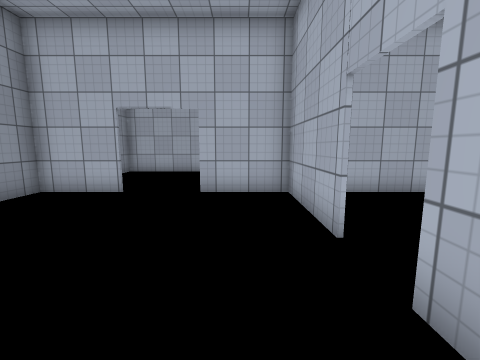
View 1 (above)

18 first-person views from a walk through a 3-D level made in the Unity game engine. The camera is 1.4 m above the floor, tilts 8° down and sees 90° across. The floor is counted in squares, 1 m on a side. Each view is taken from the middle of a square. On the plan, view 1 faces up. The plan holds only what a view shows up to about 13 squares ahead; the rest is blank. The place goes on beyond the plan. Some surface patterns are stand-ins.

View 2
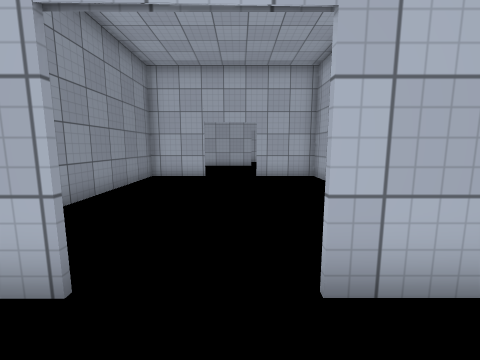

View 3
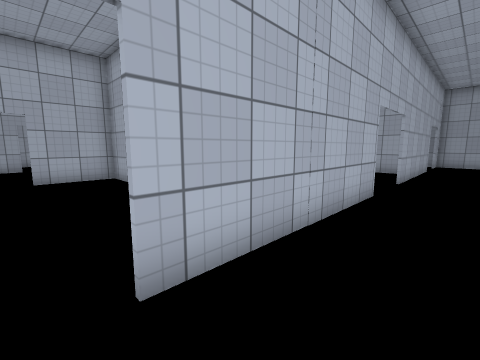

View 4
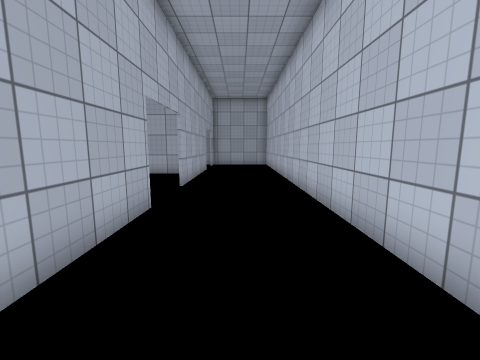

View 5
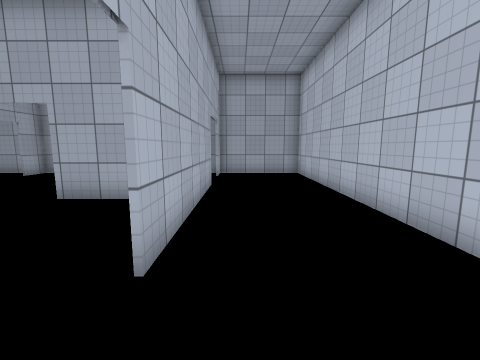

View 6
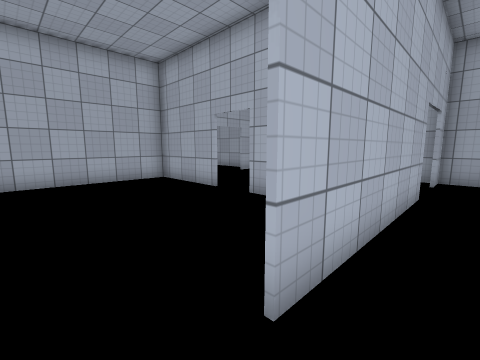

View 7
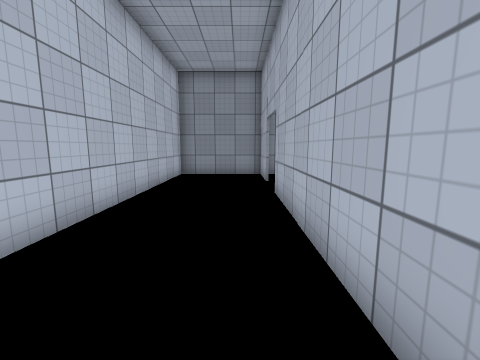

View 8
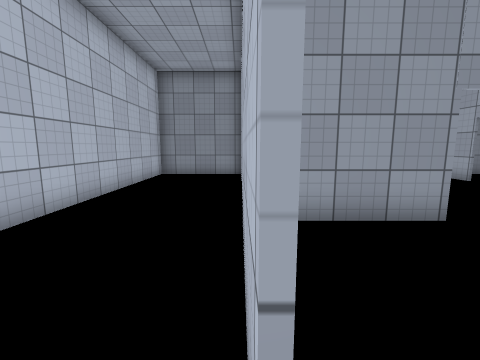

View 9
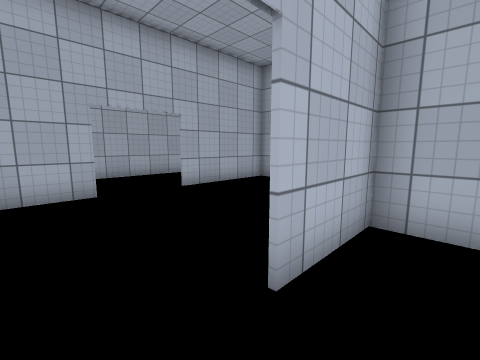

View 10
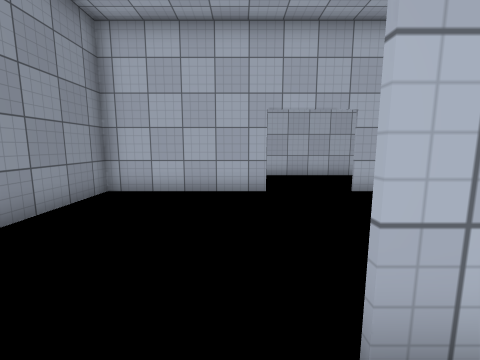

View 11
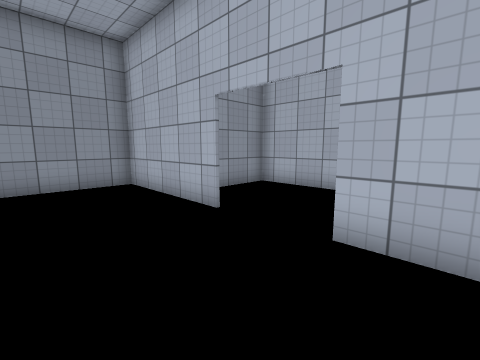

View 12
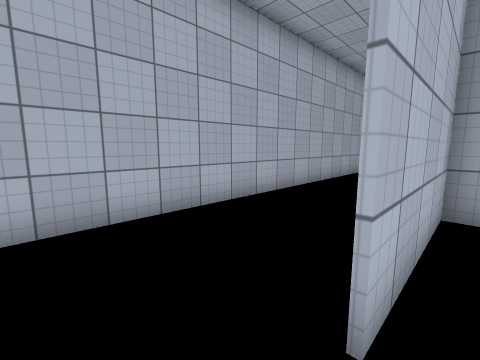

View 13
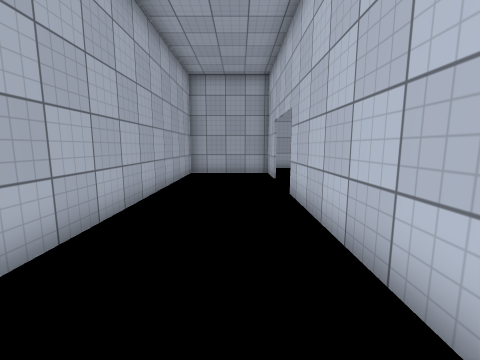

View 14
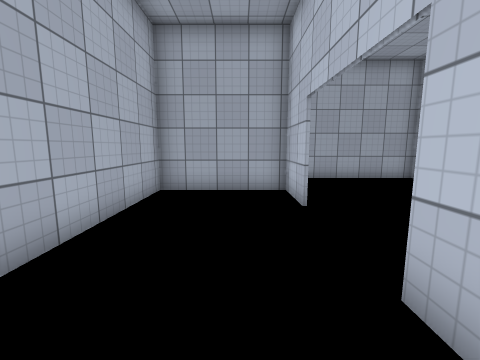

View 15
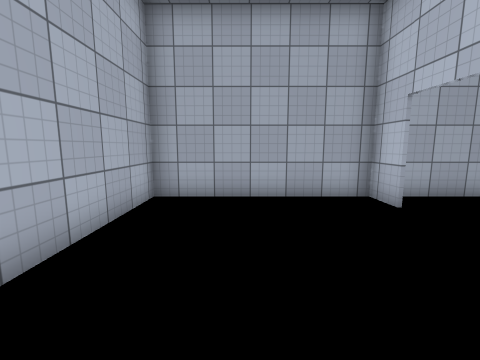

View 16
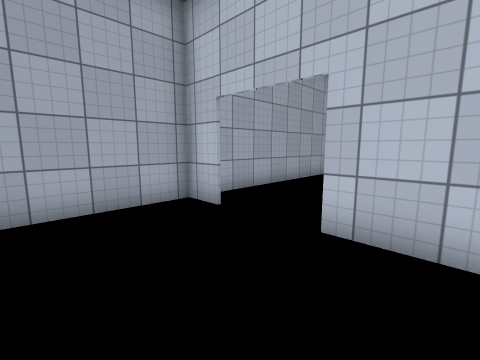

View 17
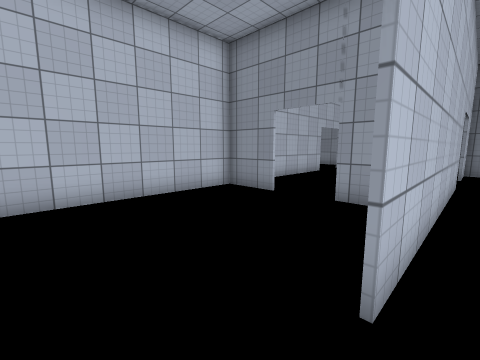

View 18
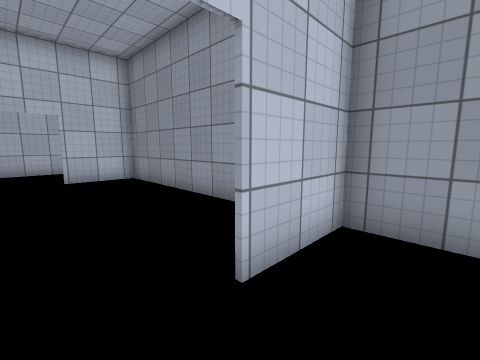

### Floor plan
Points are (right, up) in squares from view 1. A wall is a line through its corners. A room is listed if a view was taken in it or the views show most of it. See-through windows are left out.
Room 1 (views 1, 9, 10)
walls: (1.5, 3.5) (1.5, 7.3) (-1.2, 7.3); (1.5, 1.4) (1.5, 2); (-3.6, 7.3) (-6.2, 7.3); (-6.2, 6.9) (-6.1, -2); (-6.2, -1.8) (-3.6, -1.8)
ways out: opening at (2, 2.5) to room 2
Room 2 (views 2, 3, 4, 5, 6, 7, 8, 11, 12, 13, 14, 15, 16, 17, 18)
walls: (5.9, 9.5) (5.9, 7.4) (14.8, 7.4); (12.3, 3.5) (12.3, 7.3) (3.2, 7.3); (5.9, 12.2) (5.9, 11.4); (1.6, 2) (1.6, -1); (5.8, 13.4) (1.5, 13.4); (0, 7.4) (3.1, 7.4); (5.5, -1.9) (-1.2, -1.9); (12.3, -1.1) (12.3, 2); (13.5, 13.5) (15.6, 13.5) (15.6, 17.6) (-3.3, 17.6) (-3.3, 13.5) (-1.1, 13.5); (17.4, 7.4) (18.6, 7.4); (1.5, 13.5) (10.1, 13.5); (14.8, -1.9) (8.4, -1.9); (18.6, 7.3) (17.4, 7.3); (-1.1, 13.4) (-6.2, 13.4) (-6.2, 6.9); (18.6, -1.9) (17.4, -1.9); (-3.5, -1.9) (-6.1, -1.9); (-6.2, 7.4) (-3.6, 7.4); (-6.1, -2) (-6.1, -6) (18.6, -6) (18.6, 13.4) (14.2, 13.4)
ways out: opening at (2, 2.5) to room 1

Positions as (right, up) in squares from view 1, and headings:
1: (0, 0), facing up
2: (-2, -4), facing up
3: (-2, -4), facing up-right
4: (0, -4), facing right
5: (6, -3), facing right
6: (7, -3), facing up-right
7: (6, -3), facing left
8: (6, -2), facing left
9: (-3, 6), facing up-right
10: (-2, 6), facing up
11: (3, 10), facing up-left
12: (0, 13), facing up-right
13: (3, 15), facing right
14: (8, 15), facing right
15: (12, 11), facing right
16: (13, 11), facing down-right
17: (12, 14), facing down-left
18: (-2, 9), facing down-left
